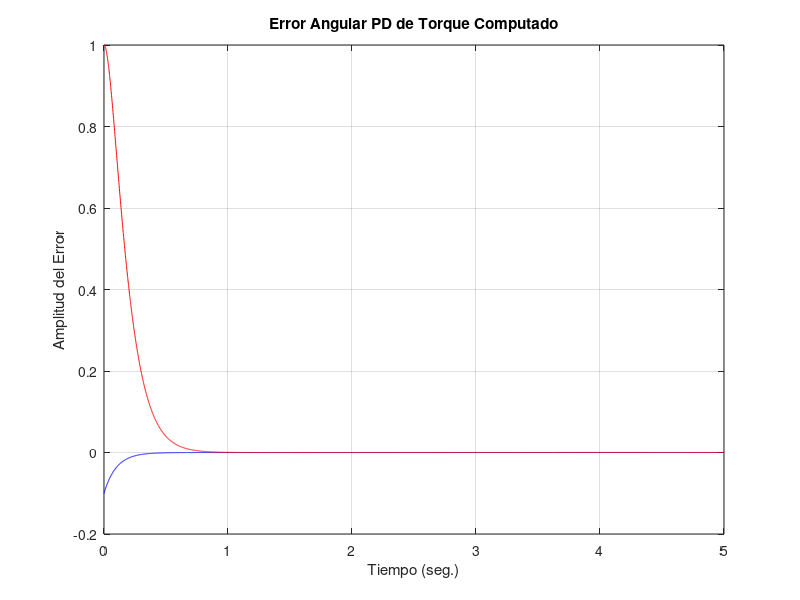
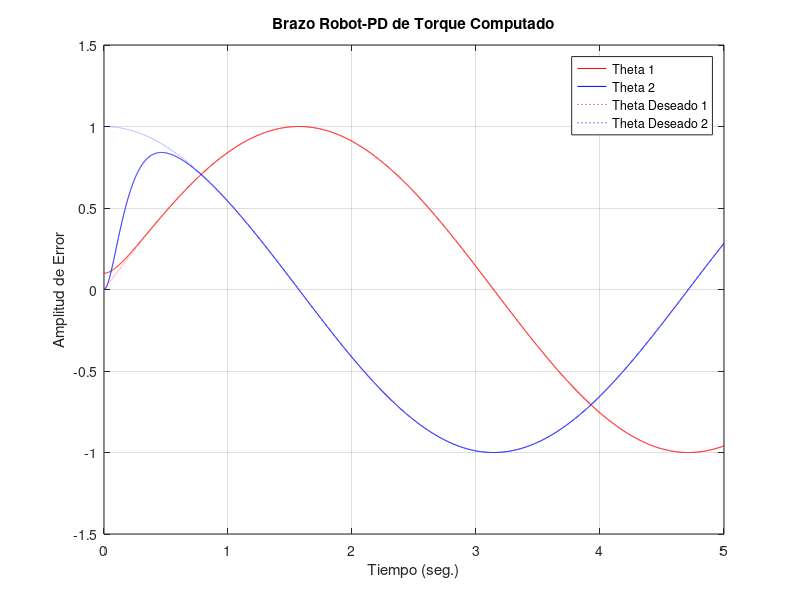
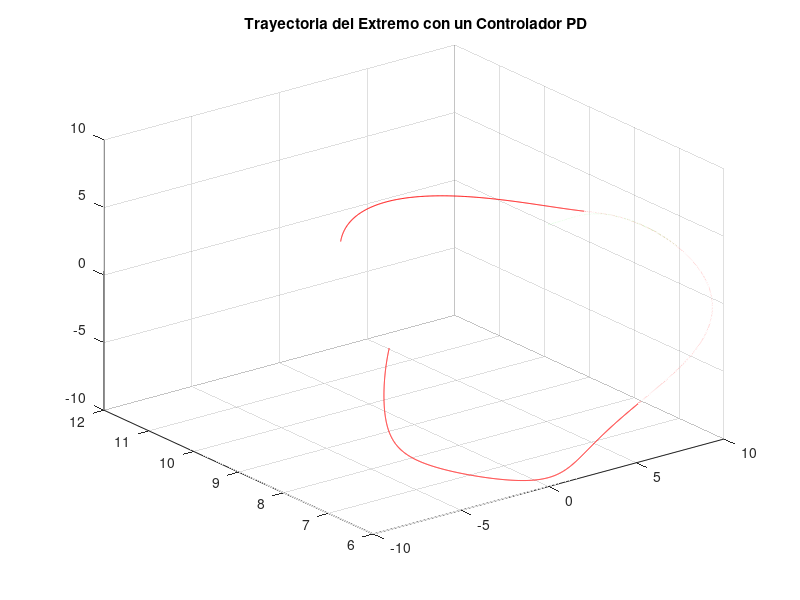
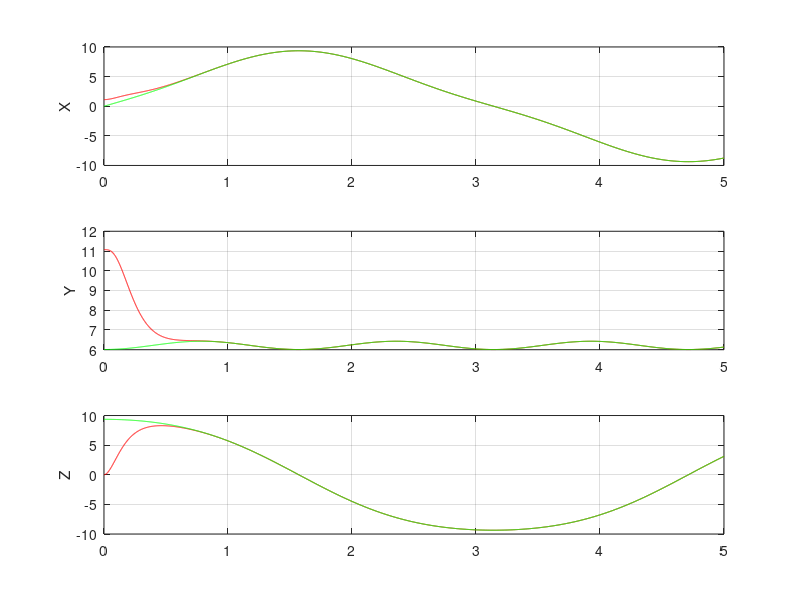

Source code (MATLAB) for these figures, in order:
% 5 diseño de controlador PD teoria

clear all; close all
% Condiciones Iniciales
t0 = 0;
dt = 0.001; % Muy pequeño para simular continuidad
tf = 5;
x = [ 0.1 0 0 0 ]';
k = 1;
% Constantes de la Trayectoria
period = 2*pi; amp1 = 1; amp2 = 1;
fact = 2*pi/period;
% Constantes del Sistema
m1 = 1; m2 = 1; % masa (x10 kg)
a1= 22.25/2; % longitud del brazo (m)
a2= 22.25/2; %longitud del brazo (m)
g = 9.8; % Aceleración de la gravedad (m/s^2)
% Parámetros del Controlador
kp = 100; kv = 20;

for t=t0:dt:tf
    T(k,1) = t;
    X1(k,1) = x(1);
    X2(k,1) = x(2);
    X3(k,1) = x(3);
    X4(k,1) = x(4);
    %Trayectoria
    sinf = sin(fact*t);
    cosf = cos(fact*t);
    qd = [amp1*sinf amp2*cosf]';
    qdp = fact*[amp1*cosf -amp2*sinf]';
    qdpp = -fact^2*qd;
    QD(k,1:2) = qd';
    QDP(k,1:2) = qdp';
    % Errores de Seguimiento
    e = qd - [x(1) x(2)]';
    ep = qdp - [x(3) x(4)]';
    E(k,1:2) = e';
    EP(k,1:2) = ep';
    % Cálculo de las Matrices del Manipulador
    % Matriz de Inercias
    M11 = m1*a1^2*(cos(x(2)))^2;
    M12 = 0;
    M22 = m1*a1^2;
    M = [M11 M12;M12 M22];
    % Inversa de M(q)
    MI = inv(M);
    % Matriz de Fuerzas Centrípetas y de Coriolis
    N1 = -m1*a1^2*sin(2*x(2))*x(3)*x(4);
    N2 = -1/2*m1*a1^2*sin(2*x(2))*x(3)^2;
    N = [N1;N2];
    % Vector de Gravedad
    G1= 0;
    G2= m1*g*a1*cos(x(2));
    G= [G1;G2];
    % Torque Computado (Señal de Control)
    s1 = qdpp(1)+kv*ep(1)+kp*e(1);
    s2 = qdpp(2)+kv*ep(2)+kp*e(2);
    s = [ s1
        s2 ];
    tau = M*s+N+G;
    % Ecuación de Estado
    xp = [ x(3)
        x(4)
        MI*(-N-G+tau) ];
    % Integración
    x = x + xp*dt;
    k = k + 1;
end


figure(1)
plot(T,E(:,1),'b',T,E(:,2),'r')
title('Error Angular PD de Torque Computado')
xlabel('Tiempo (seg.)')
ylabel('Amplitud del Error')
grid on; zoom on

figure(2)
plot(T,X1,'r-',T,X2,'b-',T,QD(:,1),'r:',T,QD(:,2),'b:')
legend('Theta 1','Theta 2','Theta Deseado 1','Theta Deseado 2')
title('Brazo Robot-PD de Torque Computado')
xlabel('Tiempo (seg.)')
ylabel('Amplitud de Error')
grid on; zoom on

% Trajectoria (PD) en espacio cartesiano
x_cart = a1*cos(X2).*sin(X1);
y_cart = a1*cos(X2).*cos(X1);
z_cart = a1*sin(X2);
xd_cart = a1*cos(QD(:,2)).*sin(QD(:,1));
yd_cart = a1*cos(QD(:,2)).*cos(QD(:,1));
zd_cart = a1*sin(QD(:,2));

% ********** 6 graficas de referencia, trayectorias **********
figure(3)
plot3(x_cart,y_cart,z_cart,'r-',xd_cart,yd_cart,zd_cart,'g-');
title(' Trayectoria del Extremo con un Controlador PD')
rotate3d on; grid on

figure(4)
title('Movimiento en ejes cartesianos')
subplot(311)
plot(T,x_cart,'r-',T,xd_cart,'g-')
ylabel('X')
zoom on; grid on

subplot(312)
plot(T,y_cart,'r-',T,yd_cart,'g-')
ylabel('Y')
zoom on; grid on

subplot(313)
plot(T,z_cart,'r-',T,zd_cart,'g-')
ylabel('Z')
zoom on; grid on